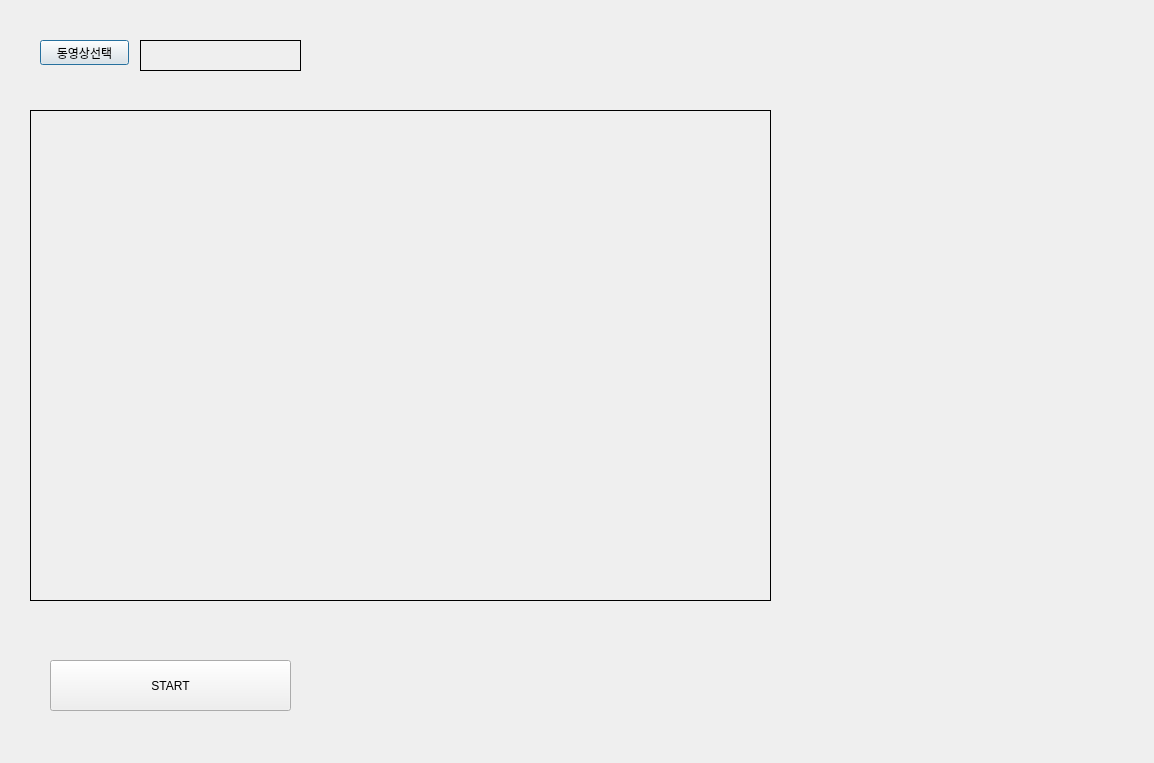
<?xml version="1.0" encoding="UTF-8"?>
<ui version="4.0">
 <class>Dialog</class>
 <widget class="QDialog" name="Dialog">
  <property name="geometry">
   <rect>
    <x>0</x>
    <y>0</y>
    <width>1154</width>
    <height>763</height>
   </rect>
  </property>
  <property name="windowTitle">
   <string>LDW-FCW Test system</string>
  </property>
  <widget class="QLabel" name="image_label">
   <property name="geometry">
    <rect>
     <x>30</x>
     <y>110</y>
     <width>741</width>
     <height>491</height>
    </rect>
   </property>
   <property name="frameShape">
    <enum>QFrame::Box</enum>
   </property>
   <property name="text">
    <string/>
   </property>
  </widget>
  <widget class="QPushButton" name="find_video_bt">
   <property name="geometry">
    <rect>
     <x>40</x>
     <y>40</y>
     <width>89</width>
     <height>25</height>
    </rect>
   </property>
   <property name="text">
    <string>동영상선택</string>
   </property>
  </widget>
  <widget class="QLabel" name="video_file_path_label">
   <property name="enabled">
    <bool>true</bool>
   </property>
   <property name="geometry">
    <rect>
     <x>140</x>
     <y>40</y>
     <width>161</width>
     <height>31</height>
    </rect>
   </property>
   <property name="mouseTracking">
    <bool>false</bool>
   </property>
   <property name="frameShape">
    <enum>QFrame::Box</enum>
   </property>
   <property name="text">
    <string/>
   </property>
  </widget>
  <widget class="QPushButton" name="start_bt">
   <property name="geometry">
    <rect>
     <x>50</x>
     <y>660</y>
     <width>241</width>
     <height>51</height>
    </rect>
   </property>
   <property name="text">
    <string>START</string>
   </property>
  </widget>
 </widget>
 <resources/>
 <connections/>
</ui>
